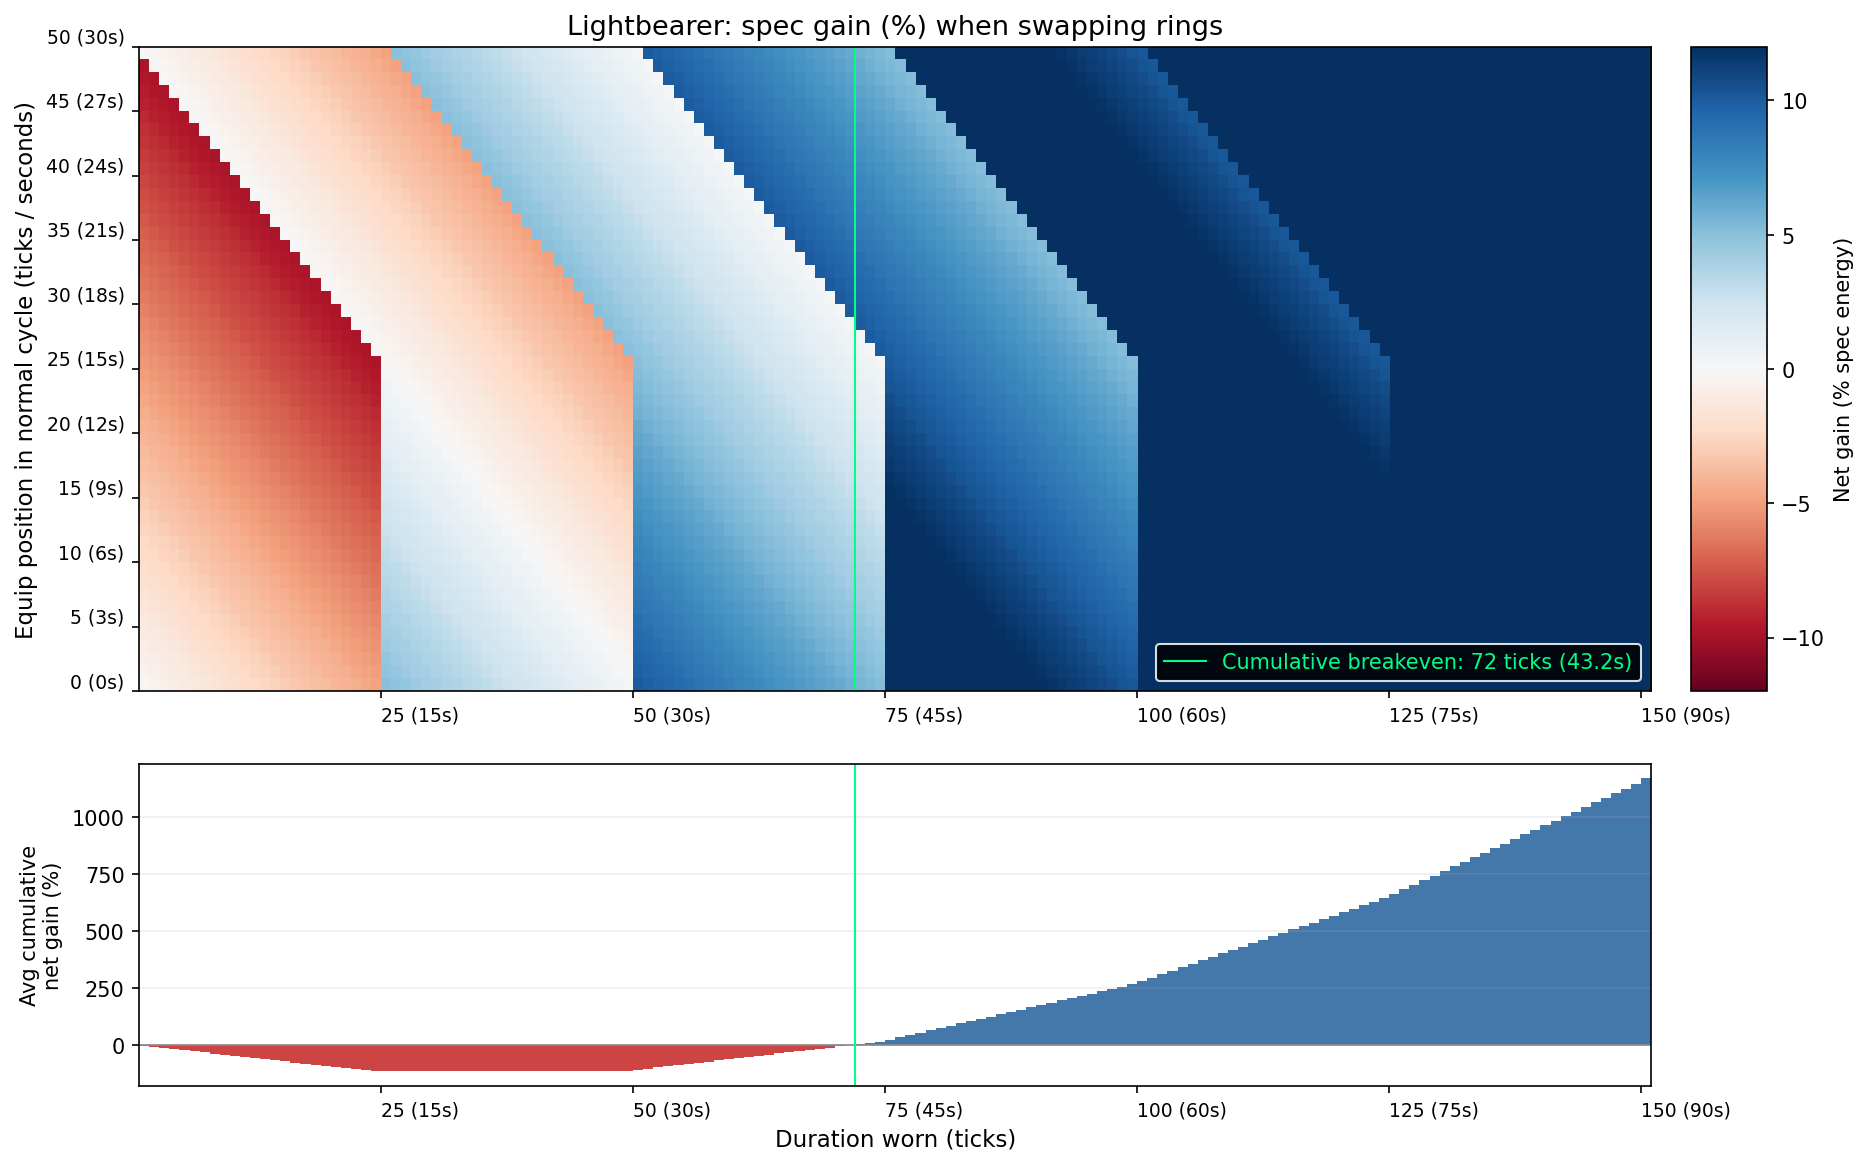

Write the Python code that produced this figure.
#!/usr/bin/env -S uv run python

import sys

import matplotlib
import matplotlib.pyplot as plt
import numpy as np
from matplotlib.gridspec import GridSpec

matplotlib.use("Agg")

output_path = sys.argv[1] if len(sys.argv) > 1 else None

# OSRS spec timer: increments by 1 each game tick (0.6s).
# Normal threshold: 50 ticks (30s) per 10% restore.
# Lightbearer threshold: 25 ticks (15s) per 10% restore.
#
# Equip LB:  resets timer to 0 ONLY if current progress < 25 (below half).
#            Otherwise timer preserved, continues toward 50, then switches to 25.
# Unequip LB: ALWAYS resets timer to 0.
#
# Net gain = (LB restores earned) - (normal spec value over same period).
# Normal spec value for duration D starting at position P = (P + D) / 50 restores,
# using fractional accounting (partial progress has proportional value).

NORMAL_THRESHOLD = 50
LB_THRESHOLD = 25
MAX_DURATION = 150


def simulate_lb(equip_pos, duration):
    """Return number of 10% restores earned while wearing LB for `duration` ticks."""
    if equip_pos < LB_THRESHOLD:
        timer, threshold = 0, LB_THRESHOLD
    else:
        timer, threshold = equip_pos, NORMAL_THRESHOLD

    restores = 0
    for _ in range(duration):
        timer += 1
        if timer >= threshold:
            restores += 1
            timer = 0
            threshold = LB_THRESHOLD
    return restores


def compute_net_gain():
    """Compute net gain matrix: net_pct[p, d] = % spec gained over normal."""
    net_pct = np.zeros((NORMAL_THRESHOLD, MAX_DURATION))
    for p in range(NORMAL_THRESHOLD):
        for d in range(1, MAX_DURATION + 1):
            lb_restores = simulate_lb(p, d)
            normal_restores = (p + d) / NORMAL_THRESHOLD
            net_pct[p, d - 1] = (lb_restores - normal_restores) * 10
    return net_pct


# =============================================================================
# COMPUTE
# =============================================================================

net_pct = compute_net_gain()

# Average net gain per equip position at each duration, then cumulative
per_tick_sum = net_pct.mean(axis=0)
cumulative = np.cumsum(per_tick_sum)

# Find cumulative breakeven
breakeven_tick = int(np.argmax(cumulative > 0)) + 1
breakeven_sec = breakeven_tick * 0.6

print(f"Cumulative breakeven: {breakeven_tick} ticks ({breakeven_sec:.1f}s)")


# =============================================================================
# PLOT
# =============================================================================

fig = plt.figure(figsize=(14, 9))
gs = GridSpec(
    2,
    2,
    height_ratios=[3, 1.5],
    width_ratios=[20, 1],
    hspace=0.15,
    wspace=0.05,
)
ax_heat = fig.add_subplot(gs[0, 0])
ax_cbar = fig.add_subplot(gs[0, 1])
ax_cum = fig.add_subplot(gs[1, 0])
ax_cum_pad = fig.add_subplot(gs[1, 1])
ax_cum_pad.set_visible(False)

# -- Heatmap --
tick_labels_x = np.arange(25, MAX_DURATION + 1, 25)
tick_labels_y = np.arange(0, NORMAL_THRESHOLD + 1, 5)

im = ax_heat.imshow(
    net_pct,
    aspect="auto",
    cmap="RdBu",
    vmin=-12,
    vmax=12,
    interpolation="nearest",
    extent=[0.5, MAX_DURATION + 0.5, NORMAL_THRESHOLD - 0.5, -0.5],
)

ax_heat.axvline(
    x=breakeven_tick - 0.5,
    color="#00ff88",
    linewidth=1,
    label=f"Cumulative breakeven: {breakeven_tick} ticks ({breakeven_sec:.1f}s)",
)

ax_heat.set_xlim(0.5, MAX_DURATION + 0.5)
ax_heat.set_ylim(-0.5, NORMAL_THRESHOLD - 0.5)
ax_heat.set_xticks(tick_labels_x - 0.5)
ax_heat.set_xticklabels(
    [f"{t} ({t * 0.6:.0f}s)" for t in tick_labels_x], fontsize=9, ha="left"
)
ax_heat.set_yticks(tick_labels_y - 0.5)
ax_heat.set_yticklabels(
    [f"{t} ({t * 0.6:.0f}s)" for t in tick_labels_y], fontsize=9, va="bottom"
)

ax_heat.set_ylabel("Equip position in normal cycle (ticks / seconds)", fontsize=11)
ax_heat.set_title("Lightbearer: spec gain (%) when swapping rings", fontsize=13)
ax_heat.legend(
    loc="lower right",
    fontsize=10,
    facecolor="black",
    edgecolor="white",
    labelcolor="#00ff88",
    framealpha=0.85,
)

fig.colorbar(im, cax=ax_cbar, label="Net gain (% spec energy)")

# -- Cumulative sum --
durations = np.arange(1, MAX_DURATION + 1)

bar_colors = np.where(cumulative >= 0, "#4477aa", "#cc4444")
ax_cum.bar(durations, cumulative, color=bar_colors, width=1.0)

ax_cum.axhline(y=0, color="#888888", linewidth=0.8)
ax_cum.axvline(x=breakeven_tick - 0.5, color="#00ff88", linewidth=1)
ax_cum.set_xlim(0.5, MAX_DURATION + 0.5)

ax_cum.set_xticks(tick_labels_x - 0.5)
ax_cum.set_xticklabels(
    [f"{t} ({t * 0.6:.0f}s)" for t in tick_labels_x], fontsize=9, ha="left"
)

ax_cum.set_xlabel("Duration worn (ticks)", fontsize=11)
ax_cum.set_ylabel("Avg cumulative\nnet gain (%)", fontsize=10)
ax_cum.grid(axis="y", alpha=0.2)

if output_path:
    plt.savefig(output_path, dpi=150, bbox_inches="tight")
    print("Plot saved.")
